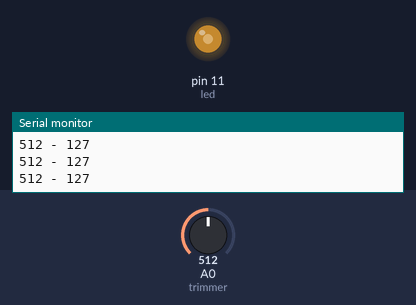
A sketch run on a simulated Arduino Uno, built with avr-gcc and run on an emulated ATmega328P. Parts: output pins drawn as LEDs (lit = HIGH), the last lines printed to the serial monitor. Inputs (shaded band) come from the test bench; at power-on: A0 (trimmer) = 512.

Above: at 1.3 s.
1.4 s: A0 (trimmer) set to 716
At 2.7 s:
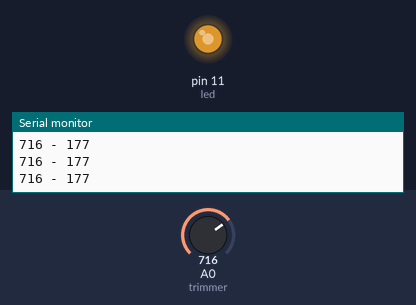
3.0 s: A0 (trimmer) set to 900
At 4.1 s:
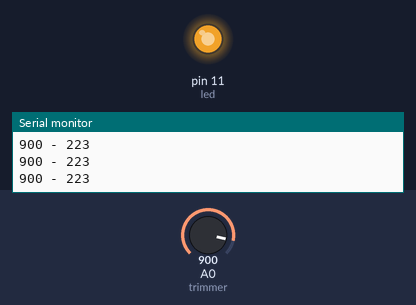
4.5 s: A0 (trimmer) set to 122
At 5.3 s:
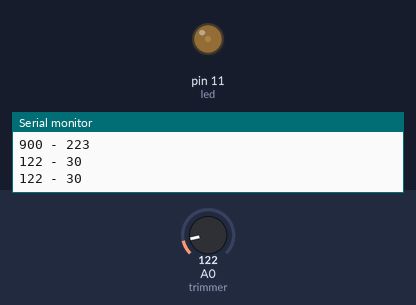
6.0 s: A0 (trimmer) set to 0
At 6.5 s:
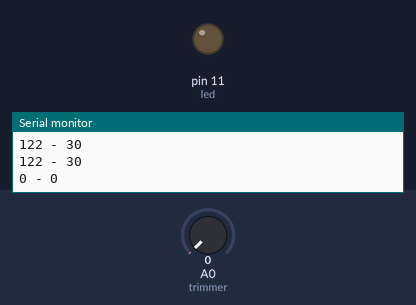
Timing chart, 0 to 8.5 s (numbered marks = the images above; inputs shaded):
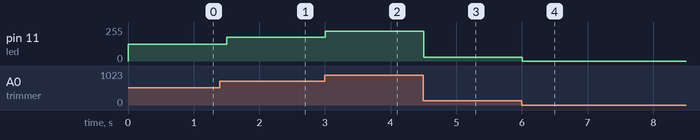

Measured:
- after the input at 1.4 s, pin 11 (led): 127/255 → 177/255 after 0.10 s
- after the input at 3.0 s, pin 11 (led): 177/255 → 223/255 at once
- after the input at 4.5 s, pin 11 (led): 223/255 → 30/255 at once
- after the input at 6.0 s, pin 11 (led): 30/255 → 0/255 at once

The sketch:

lab09_pwm.ino
```cpp
int led = 11;                  // promemoria: dov'è il LED? Attenzione: deve essere su un pin PWM
int trimmer = A0;              // promemoria: dov'è il trimmer?

void setup() {
  pinMode(led, OUTPUT);        // il pin 13 è un rubinetto
  // pinMode(trimmer, INPUT); non serve perché i pin analogici sono solo ingressi
  digitalWrite(led, LOW);      // chiudi l'acqua
  Serial.begin(9600);          // apro la porta seriale
  Serial.println("Hello, world!");  // scrivo un messaggio di prova
}

void loop() {
  // metto nella variabile val quello che arriva nel pozzetto analogico
  int valore = analogRead(trimmer); // val assume un valore tra 0 e 10237
  int intensita = map(valore, 0, 1023, 0, 254);  // trasforma la lettura in un intervallo valido per il PWM
  Serial.print(valore);           // scrive il valore letto
  Serial.print(" - ");            // scrive un separatore
  Serial.println(intensita);      // scrive l'intensità con cui accendere il LED
  analogWrite(led, intensita);    // apri l'acqua
  delay(500);                     // un attimo di pausa!
}
```
